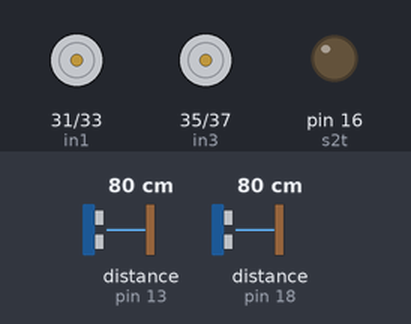
Simulated run of this program. Board: Raspberry Pi (header pin numbers). Shown: motor-driver pin pairs drawn as motors (green arrow = first pin HIGH = forward, orange = second pin HIGH = backward, longer = more drive), output pins drawn as LEDs (lit = HIGH). Inputs (shaded band) come from the test bench; at power-on: distance to the obstacle (sensors on pin 18, pin 13) 80 cm. The clock reads 2024-03-15 10:24:30 at power-on unless the program sets it; pins used as bus, display or sensor lines are not drawn; what the program prints to the terminal is not drawn.

Above: at 0.01 s.
At 1.2 s:
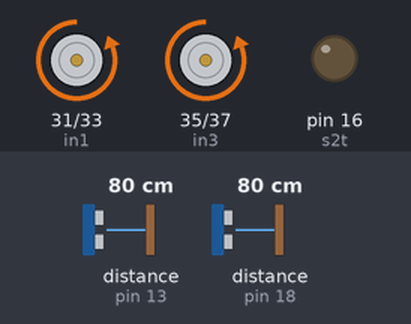
1.3 s: distance to the obstacle (sensor on pin 18) set to 11 cm
2.8 s: distance to the obstacle (sensor on pin 18) set to 8 cm
At 3.9 s:
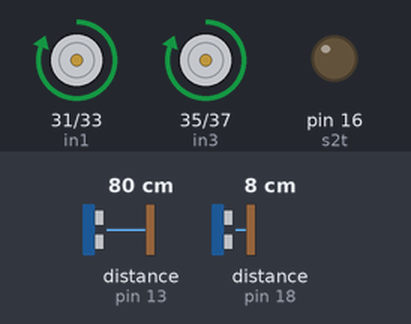
Timing chart, 0 to 5.8 s (numbered marks = the images above; inputs shaded):
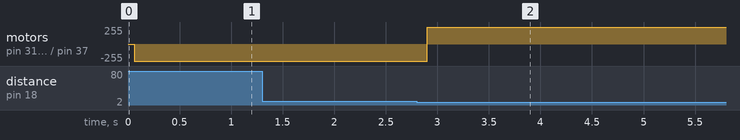

The program:

object_avoidence.py
```python
import RPi.GPIO as GPIO
import time

GPIO.setmode(GPIO.BOARD)
GPIO.setwarnings(False)

in1,in2,in3,in4 = 31,33,35,37

#GPIO setups
GPIO.setup(in1, GPIO.OUT)
print("setting up pin ", in1)
GPIO.setup(in2, GPIO.OUT)
print("setting up pin ", in2)
GPIO.setup(in3, GPIO.OUT)
print("setting up pin ", in3)
GPIO.setup(in4, GPIO.OUT)
print("setting up pin ", in4)

#Defining movement functions
def moveFoward():
    GPIO.output(in1, GPIO.LOW)
    GPIO.output(in3, GPIO.LOW)
    GPIO.output(in2, GPIO.HIGH)
    GPIO.output(in4, GPIO.HIGH)

def moveBackward():
    GPIO.output(in2, GPIO.LOW)
    GPIO.output(in4, GPIO.LOW)
    GPIO.output(in1, GPIO.HIGH)
    GPIO.output(in3, GPIO.HIGH)

def stop():
    GPIO.output(in1, GPIO.LOW)
    GPIO.output(in3, GPIO.LOW)
    GPIO.output(in2, GPIO.LOW)
    GPIO.output(in4, GPIO.LOW)


#Defining sensors
s1t = 11
s1e = 13

s2t = 16
s2e = 18

GPIO.setup(s1t, GPIO.OUT)
GPIO.setup(s2t, GPIO.OUT)
GPIO.setup(s1e, GPIO.IN)
GPIO.setup(s2e, GPIO.IN)
ps1 = 0
pe1 = 0
ps2 = 0
pe2 = 0

def distanceCal(ps,pe):
    pdur = pe - ps
    return round(pdur*17150, 1)

while True:
    GPIO.output(s1t, GPIO.LOW)


    #pulse for sensor 1
    GPIO.output(s1t, GPIO.HIGH)
    time.sleep(0.00001)
    GPIO.output(s1t, GPIO.LOW)
    while GPIO.input(s1e) == 0:
        ps1 = time.time()
    while GPIO.input(s1e) == 1:
        pe1 = time.time()

    time.sleep(0.05)

    GPIO.output(s2t, GPIO.LOW)

    #pulse for sensor2
    GPIO.output(s2t, GPIO.HIGH)
    time.sleep(0.00001)
    GPIO.output(s2t, GPIO.LOW)
    while GPIO.input(s2e) == 0:
        ps2 = time.time()
    while GPIO.input(s2e) == 1:
        pe2 = time.time()

    distance1 = distanceCal(ps1, pe1)
    distance2 = distanceCal(ps2, pe2)

    if (distance1 <= 10) and (distance1 >= 0):
        moveBackward()
    elif (distance1 < 500) and (distance1 > 10):
        moveFoward()
    if (distance2 <= 10) and (distance2 >= 0):
        moveBackward()
    elif (distance2 < 500) and (distance2 > 10):
        moveFoward()
    time.sleep(0.1)
```

Measured:
- the behaviour switches between 10 and 9 cm on distance to the obstacle (sensor on pin 18) (found by bisection; images 1 and 2)
- after the input at 1.3 s, every drawn part: stays the same
- after the input at 2.8 s, motor on pin 31 (in1) / pin 33 (in2), motor on pin 35 (in3) / pin 37 (in4): backward 255/255 → forward 255/255 after 0.10 s
